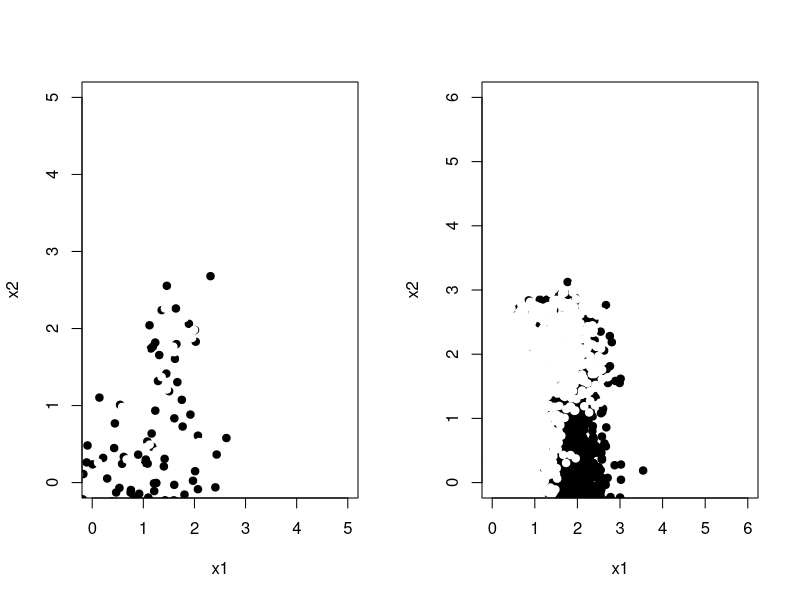
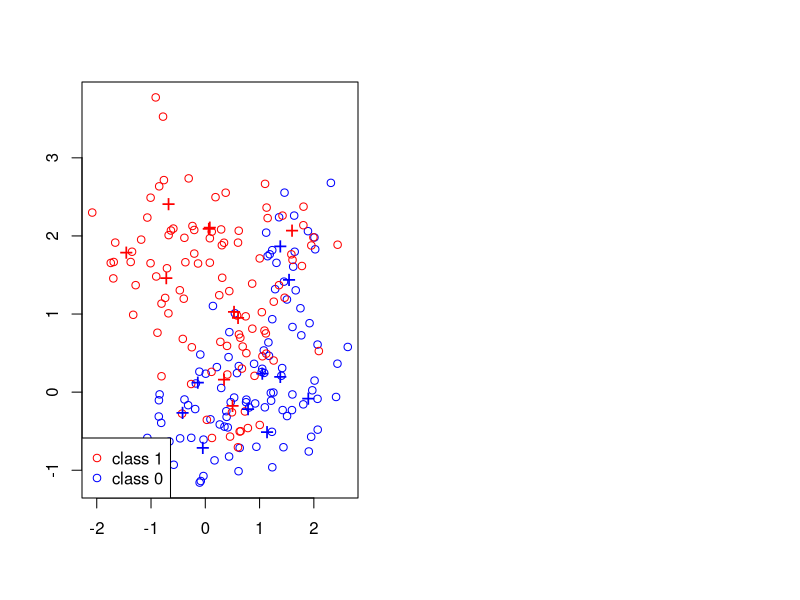
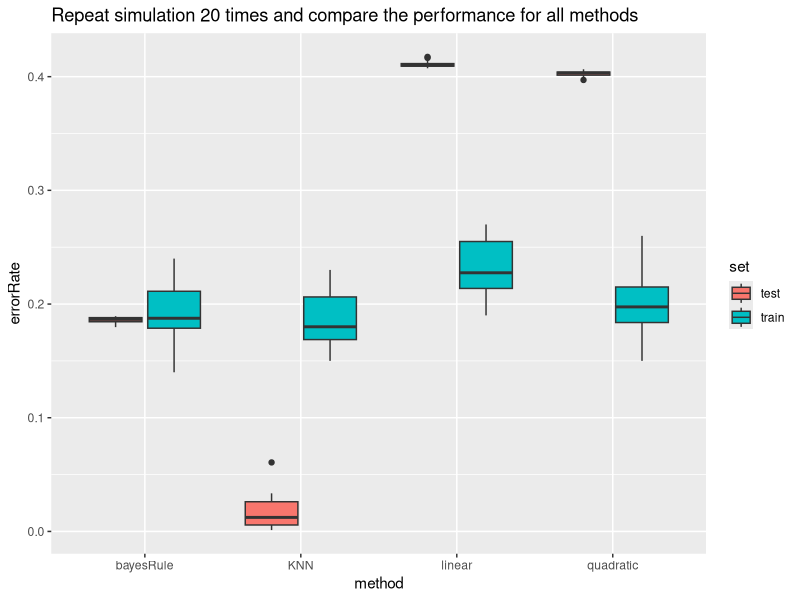
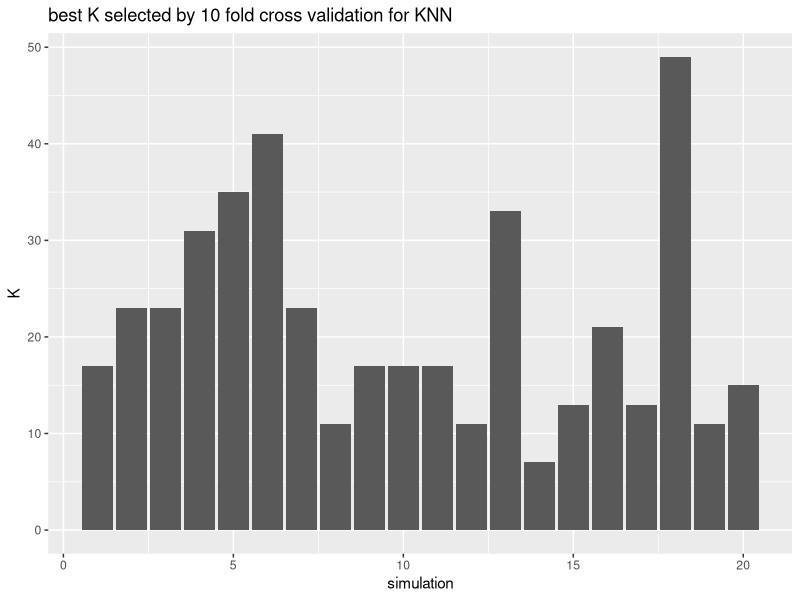

Source code (R) for these figures, in order:
## ---- chunk 1
knitr::opts_chunk$set(warning = FALSE, message = FALSE)
options(scipen = 1, digits = 4, width = 80, fig.align = "center")
library(class)
library(ggplot2)
## ---- chunk 2
# fill the following result during 20 simulation run
linearTestErr = data.frame(method = rep("linear",20), set = rep("test", 20), errorRate = rep(0.0, 20)  )
linearTrainErr = data.frame(method = rep("linear",20), set = rep("train", 20), errorRate = rep(0.0, 20)  )

quadTestErr = data.frame(method = rep("quadratic",20), set = rep("test", 20), errorRate = rep(0.0, 20)  )
quadTrainErr = data.frame(method = rep("quadratic",20), set = rep("train", 20), errorRate = rep(0.0, 20)  )

knnTestErr = data.frame(method = rep("KNN",20), set = rep("test", 20), errorRate = rep(0.0, 20) )
knnTrainErr = data.frame(method = rep("KNN",20), set = rep("train", 20), errorRate = rep(0.0, 20)  )

bayesTestErr = data.frame(method = rep("bayesRule",20), set = rep("test", 20), errorRate = rep(0.0, 20)  )
bayesTrainErr = data.frame(method = rep("bayesRule",20), set = rep("train", 20), errorRate = rep(0., 20)  )
KNNCvBestK = rep(0, 20)
## ---- chunk 3
generateCenters = function() {
  set.seed(8742)
  centers = 10; # number of centers
  p = 2;    
  sd = 1;  # sd for generating the centers within each class
  m1 = matrix(rnorm(centers*p), centers, p)*sd + cbind( rep(1,centers), rep(0,centers));
  m0 = matrix(rnorm(centers*p), centers, p)*sd + cbind( rep(0,centers), rep(1,centers));
  list(m0,m1)
}
## ---- chunk 4
generate_sim_data= function(centers = 10, n = 100, p = 2, sd = sqrt(1/5) ) {
 
  # Randomly allocate the n samples for class 1  to the 10 clusters
  id1 = sample(1:centers, n, replace = TRUE);
  # Randomly allocate the n samples for class 1 to the 10 clusters
  id0 = sample(1:centers, n, replace = TRUE);  
  matrix(rnorm(2*n*p), 2*n, p)*sd + rbind(m1[id1,], m0[id0,])
}
## ---- chunk 5
generateTrainAndTestData = function(train = 100, test = 5000) {
  train_data = generate_sim_data()
  train_df = data.frame(train_data)
  train_df$y = c(c(rep(1,train), rep(0,train)))
  colnames(train_df) = c("x1","x2","y")
  
  test_data = generate_sim_data(n = test)
  test_df = data.frame(test_data)
  test_df$y = c(rep(1,test), rep(0,test))
  colnames(test_df) = c("x1","x2","y")
  list(train_data = train_df, test_data = test_df)
}
## ---- chunk 6
centers = generateCenters()
m0 = centers[[1]]
m1 = centers[[2]]
sim_data = generateTrainAndTestData()
train_df = sim_data$train_data
test_df = sim_data$test_data

## ---- chunk 7
par(mfrow = c(1,2))
plot(x2 ~ x1, col = y, data = train_df,
     ylim = c(0, 5), xlim = c(0, 5), pch = 20, cex = 1.5)
plot(x2 ~ x1, col = y, data = test_df,
     ylim = c(0, 6), xlim = c(0, 6), pch = 20, cex = 1.5)
## ---- chunk 8
plot(train_df$x1, train_df$x2, type = "n", xlab = "", ylab = "")

points(train_df[train_df$y == 1,1], train_df[train_df$y == 1,2], col = "blue");
points(train_df[train_df$y == 0,1], train_df[train_df$y == 0,2], col = "red"); 

points(m1[1:10, 1], m1[1:10, 2], pch="+", cex=1.5, col="blue");    
points(m0[1:10, 1], m0[1:10, 2], pch="+", cex=1.5, col="red");   

legend("bottomleft", pch = c(1,1), col = c("red", "blue"), 
       legend = c("class 1", "class 0"))
## ---- chunk 9
simpleLinearRegression = function(index) {
  lm_fit = lm(y ~ ., data = train_df)
  lm_pred_cl_train = as.numeric(lm_fit$fitted > 0.5)
  c(train_error = mean(train_df$y != lm_pred_cl_train),
  test_error = round(mean(ifelse(predict(lm_fit, newdata = test_df, interval = "prediction") > 0.5, 1, 0) != test_df$y),4))
}
## ---- chunk 10
linearPlot = function (lm_fit) {
  ggplot(data = train_df, aes(x = x1, y = x2, color = as.factor(y))) + 
      geom_point() + geom_abline(slope = -lm_fit$coefficients[2]/lm_fit$coefficients[3], 
      intercept = (0.5 - lm_fit$coefficients[1])/lm_fit$coefficients[3], 
      size = 1.2) +
    geom_point(data = data.frame(m1), aes(x = X1, y = X2, color = as.factor(1)), shape  = 9, size = 4) + 
    geom_point(data = data.frame(m0), aes(x = X1, y = X2, color = as.factor(0)), shape  = 9, size = 4)
}
## ---- chunk 11
quadraticRegression = function(index) {
  quad_fit = lm(y ~ x1 + x2 + I(x1*x2) + I(x1^2) + I(x2^2), data = train_df)
  lm_pred_cl_train = as.numeric(quad_fit$fitted > 0.5)
  c(train_error = mean(train_df$y != lm_pred_cl_train),
  test_error  = round(mean(ifelse(predict(quad_fit, newdata = test_df, interval = "prediction") > 0.5, 1, 0) != test_df$y),4))
}
## ---- chunk 12
quadraticPlot = function(quad_fit) {
# create a grid of points to be predicted by quad regression
X1 = seq(-3, 4, 0.1)
X2 = seq(-3, 4, 0.1)
X = expand.grid(x1 = X1, x2 = X2)
Y = ifelse(predict(quad_fit, newdata = X) > 0.5, 1, 0)

# plot the area
ggplot(data = X ) +
  geom_point(aes(x = x1, y = x2, color = as.factor(Y)), size = 0.1) +
  geom_contour(aes(x = x1, y = x2, z = Y), color = "grey32", inherit.aes = FALSE) +
  geom_point(data = train_df, aes(x = x1, y = x2, color = as.factor(y)), size = 2) +
    geom_point(data = data.frame(m1), aes(x = X1, y = X2, color = as.factor(1)), shape  = 9, size = 4) + 
  geom_point(data = data.frame(m0), aes(x = X1, y = X2, color = as.factor(0)), shape  = 9, size = 4) +
  ggtitle("Quadratic Regression ")
  
}

## ---- chunk 13
#set.seed(8742)
#dataSet = rbind(train_df,test_df)
#dataSet = dataSet[sample(nrow(train_df)),]

getCvKNNAveErrorRate=function(K,dataSet,foldSize,foldNum) {
  error = 0
  for (runId in 1:foldNum) {
      testSetIndex = ((runId - 1) * foldSize + 1):(ifelse(runId == 
          foldNum, nrow(dataSet), runId * foldSize))
      trainX = dataSet[-testSetIndex, c("x1", "x2")]
      trainY = as.factor(dataSet[-testSetIndex, ]$y)
      testX = dataSet[testSetIndex, c("x1", "x2")]
      testY = as.factor(dataSet[testSetIndex, ]$y)
      predictY = knn(trainX, testX, trainY, K)
      error = error + sum(predictY != testY)
  }
  error = error/nrow(dataSet)
  error
}

cvKNN = function(dataSet, foldNum) {
    foldSize = floor(nrow(dataSet)/foldNum)
    KVector = seq(1, (nrow(dataSet) - foldSize), 2)
    cvKNNAveErrorRates = sapply(KVector, getCvKNNAveErrorRate, dataSet, 
        foldSize, foldNum)
    result = list()
    result$bestK = max(KVector[cvKNNAveErrorRates == min(cvKNNAveErrorRates)])
    bestK_index = which(KVector %in% c(result$bestK))
    result$train.cvError = cvKNNAveErrorRates[bestK_index]

    predictY = knn(train_df, test_df, train_df$y, k = result$bestK)
    error = sum(predictY != test_df$y) / nrow(test_df)
    result$cvError = error
    result
}

foldNum = 10
kNearestNeighbor = function(index) {
  dataSet = train_df[sample(nrow(train_df)),]
  result = cvKNN(dataSet,foldNum)
  c(result$train.cvError,result$cvError,result$bestK)
}
## ---- chunk 14
knnPlot = function() {
  # create a grid of points to be predicted by KNN
  X1 = seq(-3, 4, 0.1)
  X2 = seq(-3, 4, 0.1)
  X = expand.grid(x1 = X1, x2 = X2)
  Y = knn(train_df[, c("x1", "x2")], X, train_df[, c("y")] , 13) 
  
  # plot the area
  ggplot(data = X ) +
    geom_point(aes(x = x1, y = x2, color = as.factor(Y)), size = 0.1) +
    geom_contour(aes(x = x1, y = x2, z = Y), color = "grey32", inherit.aes = FALSE) +
    geom_point(data = train_df, aes(x = x1, y = x2, color = as.factor(y)), size = 2) +
      geom_point(data = data.frame(m1), aes(x = X1, y = X2, color = as.factor(1)), shape  = 9, size = 4) + 
    geom_point(data = data.frame(m0), aes(x = X1, y = X2, color = as.factor(0)), shape  = 9, size = 4) +
    ggtitle("KNN with K = 13 ")
  
}


## ---- chunk 15
# bayes error
mixedModelBayes=function(x){
  sum(exp(-apply((t(m1)-x)^2, 2, sum)*5/2))/sum(exp(-apply((t(m0)-x)^2, 2, sum)*5/2))
}

bayesError = function(index) {
  cl_train_pred_Bayes = apply(train_df[,1:2], 1, mixedModelBayes)
  cl_train_pred_Bayes = as.numeric(cl_train_pred_Bayes > 1);
  train.err.Bayes = sum(train_df$y !=  cl_train_pred_Bayes) / nrow(train_df)

  cl_test_pred_Bayes = apply(test_df[,1:2], 1, mixedModelBayes)
  cl_test_pred_Bayes = as.numeric(cl_test_pred_Bayes > 1);
  test.err.Bayes = sum(test_df$y !=  cl_test_pred_Bayes) / nrow(test_df)
  c(train.err.Bayes,test.err.Bayes)
}
## ---- chunk 16
bayesPlot = function() {
  # create a grid of points to be predicted by bayes rule
  X1 = seq(-3, 4, 0.1)
  X2 = seq(-3, 4, 0.1)
  X = expand.grid(x1 = X1, x2 = X2)
  Y = as.numeric(apply(X, 1, mixedModelBayes) > 1)
  
  # plot the area
  ggplot(data = X ) +
    geom_point(aes(x = x1, y = x2, color = as.factor(Y)), size = 0.1) +
    geom_contour(aes(x = x1, y = x2, z = Y), color = "grey32", inherit.aes = FALSE) +
    geom_point(data = train_df, aes(x = x1, y = x2, color = as.factor(y)), size = 2) +
      geom_point(data = data.frame(m1), aes(x = X1, y = X2, color = as.factor(1)), shape  =9, size = 4) + 
    geom_point(data = data.frame(m0), aes(x = X1, y = X2, color = as.factor(0)), shape  = 9, size = 4) +
    ggtitle("Classification based on the Bayes Rule ")
}

## ---- chunk 17
simSize = 20

for(i in 1:simSize) {
  sim_data = generateTrainAndTestData()
  train_df = sim_data$train_data
  test_df = sim_data$test_data
  lr_errors = simpleLinearRegression(i)
  linearTrainErr[i,"errorRate"] = lr_errors[1]
  linearTestErr[i,"errorRate"] = lr_errors[2]
  quad_errors = quadraticRegression(i)
  quadTrainErr[i,"errorRate"] = quad_errors[1]
  quadTestErr[i,"errorRate"] = quad_errors[2]
  knn_errors = kNearestNeighbor(i)
  knnTrainErr[i,"errorRate"] = knn_errors[1]
  knnTestErr[i,"errorRate"] = knn_errors[2]
  KNNCvBestK[i] = knn_errors[3]
  bayes_errors = bayesError(i)
  bayesTrainErr[i,"errorRate"] = bayes_errors[1]
  bayesTestErr[i,"errorRate"] = bayes_errors[2]
}

# consolidate all results
finalErr = rbind(linearTestErr, linearTrainErr, quadTestErr, quadTrainErr, knnTestErr, knnTrainErr, bayesTestErr, bayesTrainErr)


# randomly assign some error for visualization testing
# comment this out when real data is available
#finalErr$errorRate = runif(nrow(finalErr), min = 0.01, max = 0.9)

# plot boxplot
ggplot(finalErr, aes(x = method, y = errorRate, fill = set)) +
  geom_boxplot() +
  ggtitle("Repeat simulation 20 times and compare the performance for all methods ")
## ---- chunk 18

# randomly assign best K for visualization testing
# comment this out when real data is available
#KNNCvBestK = floor(runif(length(KNNCvBestK), min = 1, max = 100))

bestK_df = data.frame(simulation = seq(1,20,1), K = KNNCvBestK)

# plot barplot for 20 best K
ggplot(bestK_df, aes(x = simulation, y = K)) +
  geom_bar(stat = "identity") +
  ggtitle("best K selected by 10 fold cross validation for KNN ")



## ---- chunk 19
mean(KNNCvBestK)

## ---- chunk 20
sd(KNNCvBestK)
